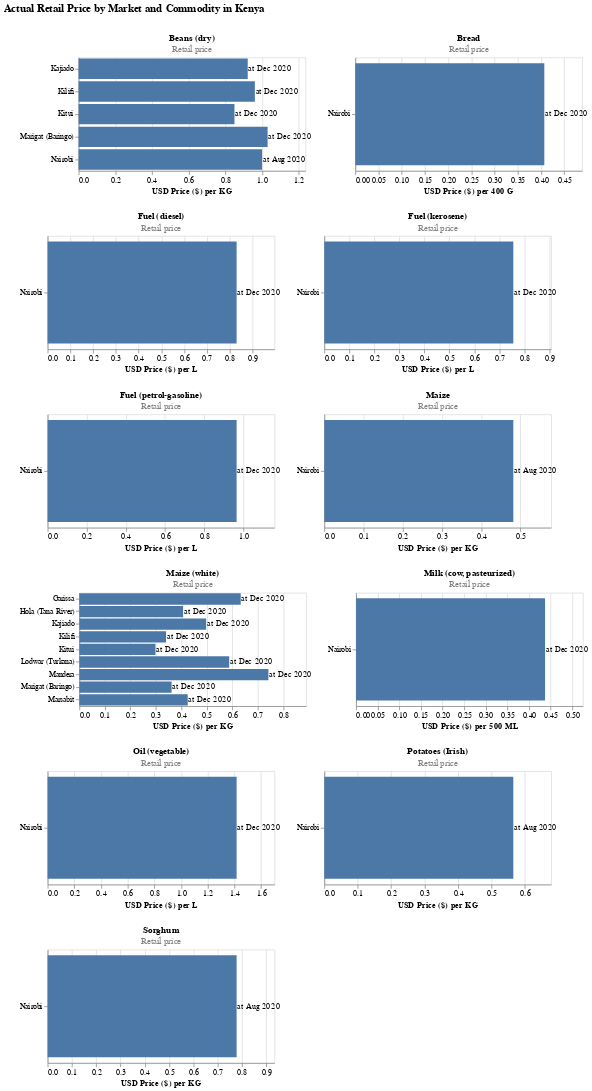

Notebook cell for this chart:
### Code cell
charts = create_bar_charts(food_prices_sbs, 'actual', 'Retail')
charts = [chart for chart in charts if chart != -1] # removing the 
compound_chart = facet_wrap(charts, plots_per_row=2) 
compound_chart.properties(
    title = {'text': 'Actual Retail Price by Market and Commodity in Kenya',
            'fontSize': 14})

### Figure 1 — Vega-Lite specification as saved in the notebook (floating-point values rounded to 4 significant figures)
{"config": {"view": {"continuousWidth": 400, "continuousHeight": 300}}, "vconcat": [{"hconcat": []}, {"hconcat": [{"vconcat": []}, {"layer": [{"mark": "bar", "encoding": {"x": {"field": "usdprice", "scale": {"domain": [0, 1.237]}, "title": "USD Price ($) per KG", "type": "quantitative"}, "y": {"field": "market", "sort": "-x", "title": "", "type": "nominal"}}}, {"mark": {"type": "text", "dx": 5, "text": "at"}, "encoding": {"x": {"field": "usdprice", "scale": {"domain": [0, 1.237]}, "title": "USD Price ($) per KG", "type": "quantitative"}, "y": {"field": "market", "sort": "-x", "title": "", "type": "nominal"}}}, {"mark": {"type": "text", "dx": 35}, "encoding": {"text": {"field": "date", "timeUnit": "yearmonth", "type": "temporal"}, "x": {"field": "usdprice", "scale": {"domain": [0, 1.237]}, "title": "USD Price ($) per KG", "type": "quantitative"}, "y": {"field": "market", "sort": "-x", "title": "", "type": "nominal"}}}], "data": {"name": "data-9a3e207b51ab0753573884a82460cdcb"}, "height": 150, "title": {"text": "Beans (dry)", "fontSize": 12, "subtitle": "Retail price", "subtitleColor": "gray"}, "width": 300}, {"layer": [{"mark": "bar", "encoding": {"x": {"field": "usdprice", "scale": {"domain": [0, 0.4883]}, "title": "USD Price ($) per 400 G", "type": "quantitative"}, "y": {"field": "market", "sort": "-x", "title": "", "type": "nominal"}}}, {"mark": {"type": "text", "dx": 5, "text": "at"}, "encoding": {"x": {"field": "usdprice", "scale": {"domain": [0, 0.4883]}, "title": "USD Price ($) per 400 G", "type": "quantitative"}, "y": {"field": "market", "sort": "-x", "title": "", "type": "nominal"}}}, {"mark": {"type": "text", "dx": 35}, "encoding": {"text": {"field": "date", "timeUnit": "yearmonth", "type": "temporal"}, "x": {"field": "usdprice", "scale": {"domain": [0, 0.4883]}, "title": "USD Price ($) per 400 G", "type": "quantitative"}, "y": {"field": "market", "sort": "-x", "title": "", "type": "nominal"}}}], "data": {"name": "data-650d8bd02a144adee5547f5dd2417ae0"}, "height": 150, "title": {"text": "Bread", "fontSize": 12, "subtitle": "Retail price", "subtitleColor": "gray"}, "width": 300}]}, {"hconcat": [{"vconcat": []}, {"layer": [{"mark": "bar", "encoding": {"x": {"field": "usdprice", "scale": {"domain": [0, 0.9962]}, "title": "USD Price ($) per L", "type": "quantitative"}, "y": {"field": "market", "sort": "-x", "title": "", "type": "nominal"}}}, {"mark": {"type": "text", "dx": 5, "text": "at"}, "encoding": {"x": {"field": "usdprice", "scale": {"domain": [0, 0.9962]}, "title": "USD Price ($) per L", "type": "quantitative"}, "y": {"field": "market", "sort": "-x", "title": "", "type": "nominal"}}}, {"mark": {"type": "text", "dx": 35}, "encoding": {"text": {"field": "date", "timeUnit": "yearmonth", "type": "temporal"}, "x": {"field": "usdprice", "scale": {"domain": [0, 0.9962]}, "title": "USD Price ($) per L", "type": "quantitative"}, "y": {"field": "market", "sort": "-x", "title": "", "type": "nominal"}}}], "data": {"name": "data-4283294bb7794e343f37ea3ad029695a"}, "height": 150, "title": {"text": "Fuel (diesel)", "fontSize": 12, "subtitle": "Retail price", "subtitleColor": "gray"}, "width": 300}, {"layer": [{"mark": "bar", "encoding": {"x": {"field": "usdprice", "scale": {"domain": [0, 0.9066]}, "title": "USD Price ($) per L", "type": "quantitative"}, "y": {"field": "market", "sort": "-x", "title": "", "type": "nominal"}}}, {"mark": {"type": "text", "dx": 5, "text": "at"}, "encoding": {"x": {"field": "usdprice", "scale": {"domain": [0, 0.9066]}, "title": "USD Price ($) per L", "type": "quantitative"}, "y": {"field": "market", "sort": "-x", "title": "", "type": "nominal"}}}, {"mark": {"type": "text", "dx": 35}, "encoding": {"text": {"field": "date", "timeUnit": "yearmonth", "type": "temporal"}, "x": {"field": "usdprice", "scale": {"domain": [0, 0.9066]}, "title": "USD Price ($) per L", "type": "quantitative"}, "y": {"field": "market", "sort": "-x", "title": "", "type": "nominal"}}}], "data": {"name": "data-5e8678afda87057a61adaadcf3c25765"}, "height": 150, "title": {"text": "Fuel (kerosene)", "fontSize": 12, "subtitle": "Retail price", "subtitleColor": "gray"}, "width": 300}]}, {"hconcat": [{"vconcat": []}, {"layer": [{"mark": "bar", "encoding": {"x": {"field": "usdprice", "scale": {"domain": [0, 1.159]}, "title": "USD Price ($) per L", "type": "quantitative"}, "y": {"field": "market", "sort": "-x", "title": "", "type": "nominal"}}}, {"mark": {"type": "text", "dx": 5, "text": "at"}, "encoding": {"x": {"field": "usdprice", "scale": {"domain": [0, 1.159]}, "title": "USD Price ($) per L", "type": "quantitative"}, "y": {"field": "market", "sort": "-x", "title": "", "type": "nominal"}}}, {"mark": {"type": "text", "dx": 35}, "encoding": {"text": {"field": "date", "timeUnit": "yearmonth", "type": "temporal"}, "x": {"field": "usdprice", "scale": {"domain": [0, 1.159]}, "title": "USD Price ($) per L", "type": "quantitative"}, "y": {"field": "market", "sort": "-x", "title": "", "type": "nominal"}}}], "data": {"name": "data-28fd83b93600efc3089eb69589304439"}, "height": 150, "title": {"text": "Fuel (petrol-gasoline)", "fontSize": 12, "subtitle": "Retail price", "subtitleColor": "gray"}, "width": 300}, {"layer": [{"mark": "bar", "encoding": {"x": {"field": "usdprice", "scale": {"domain": [0, 0.578]}, "title": "USD Price ($) per KG", "type": "quantitative"}, "y": {"field": "market", "sort": "-x", "title": "", "type": "nominal"}}}, {"mark": {"type": "text", "dx": 5, "text": "at"}, "encoding": {"x": {"field": "usdprice", "scale": {"domain": [0, 0.578]}, "title": "USD Price ($) per KG", "type": "quantitative"}, "y": {"field": "market", "sort": "-x", "title": "", "type": "nominal"}}}, {"mark": {"type": "text", "dx": 35}, "encoding": {"text": {"field": "date", "timeUnit": "yearmonth", "type": "temporal"}, "x": {"field": "usdprice", "scale": {"domain": [0, 0.578]}, "title": "USD Price ($) per KG", "type": "quantitative"}, "y": {"field": "market", "sort": "-x", "title": "", "type": "nominal"}}}], "data": {"name": "data-d023d46720c7786b653a292f6e3c223a"}, "height": 150, "title": {"text": "Maize", "fontSize": 12, "subtitle": "Retail price", "subtitleColor": "gray"}, "width": 300}]}, {"hconcat": [{"vconcat": []}, {"layer": [{"mark": "bar", "encoding": {"x": {"field": "usdprice", "scale": {"domain": [0, 0.8897]}, "title": "USD Price ($) per KG", "type": "quantitative"}, "y": {"field": "market", "sort": "-x", "title": "", "type": "nominal"}}}, {"mark": {"type": "text", "dx": 5, "text": "at"}, "encoding": {"x": {"field": "usdprice", "scale": {"domain": [0, 0.8897]}, "title": "USD Price ($) per KG", "type": "quantitative"}, "y": {"field": "market", "sort": "-x", "title": "", "type": "nominal"}}}, {"mark": {"type": "text", "dx": 35}, "encoding": {"text": {"field": "date", "timeUnit": "yearmonth", "type": "temporal"}, "x": {"field": "usdprice", "scale": {"domain": [0, 0.8897]}, "title": "USD Price ($) per KG", "type": "quantitative"}, "y": {"field": "market", "sort": "-x", "title": "", "type": "nominal"}}}], "data": {"name": "data-a0b8849b7e5b4447f40e23a17fc5be28"}, "height": 150, "title": {"text": "Maize (white)", "fontSize": 12, "subtitle": "Retail price", "subtitleColor": "gray"}, "width": 300}, {"layer": [{"mark": "bar", "encoding": {"x": {"field": "usdprice", "scale": {"domain": [0, 0.5246]}, "title": "USD Price ($) per 500 ML", "type": "quantitative"}, "y": {"field": "market", "sort": "-x", "title": "", "type": "nominal"}}}, {"mark": {"type": "text", "dx": 5, "text": "at"}, "encoding": {"x": {"field": "usdprice", "scale": {"domain": [0, 0.5246]}, "title": "USD Price ($) per 500 ML", "type": "quantitative"}, "y": {"field": "market", "sort": "-x", "title": "", "type": "nominal"}}}, {"mark": {"type": "text", "dx": 35}, "encoding": {"text": {"field": "date", "timeUnit": "yearmonth", "type": "temporal"}, "x": {"field": "usdprice", "scale": {"domain": [0, 0.5246]}, "title": "USD Price ($) per 500 ML", "type": "quantitative"}, "y": {"field": "market", "sort": "-x", "title": "", "type": "nominal"}}}], "data": {"name": "data-2d96b880a4f7e79376956ab8a0bd63e9"}, "height": 150, "title": {"text": "Milk (cow, pasteurized)", "fontSize": 12, "subtitle": "Retail price", "subtitleColor": "gray"}, "width": 300}]}, {"hconcat": [{"vconcat": []}, {"layer": [{"mark": "bar", "encoding": {"x": {"field": "usdprice", "scale": {"domain": [0, 1.699]}, "title": "USD Price ($) per L", "type": "quantitative"}, "y": {"field": "market", "sort": "-x", "title": "", "type": "nominal"}}}, {"mark": {"type": "text", "dx": 5, "text": "at"}, "encoding": {"x": {"field": "usdprice", "scale": {"domain": [0, 1.699]}, "title": "USD Price ($) per L", "type": "quantitative"}, "y": {"field": "market", "sort": "-x", "title": "", "type": "nominal"}}}, {"mark": {"type": "text", "dx": 35}, "encoding": {"text": {"field": "date", "timeUnit": "yearmonth", "type": "temporal"}, "x": {"field": "usdprice", "scale": {"domain": [0, 1.699]}, "title": "USD Price ($) per L", "type": "quantitative"}, "y": {"field": "market", "sort": "-x", "title": "", "type": "nominal"}}}], "data": {"name": "data-93a7d2edd6d70e3264b614a4504abf0d"}, "height": 150, "title": {"text": "Oil (vegetable)", "fontSize": 12, "subtitle": "Retail price", "subtitleColor": "gray"}, "width": 300}, {"layer": [{"mark": "bar", "encoding": {"x": {"field": "usdprice", "scale": {"domain": [0, 0.6781]}, "title": "USD Price ($) per KG", "type": "quantitative"}, "y": {"field": "market", "sort": "-x", "title": "", "type": "nominal"}}}, {"mark": {"type": "text", "dx": 5, "text": "at"}, "encoding": {"x": {"field": "usdprice", "scale": {"domain": [0, 0.6781]}, "title": "USD Price ($) per KG", "type": "quantitative"}, "y": {"field": "market", "sort": "-x", "title": "", "type": "nominal"}}}, {"mark": {"type": "text", "dx": 35}, "encoding": {"text": {"field": "date", "timeUnit": "yearmonth", "type": "temporal"}, "x": {"field": "usdprice", "scale": {"domain": [0, 0.6781]}, "title": "USD Price ($) per KG", "type": "quantitative"}, "y": {"field": "market", "sort": "-x", "title": "", "type": "nominal"}}}], "data": {"name": "data-e5cde96f8f52a3ca527556c6bab8a032"}, "height": 150, "title": {"text": "Potatoes (Irish)", "fontSize": 12, "subtitle": "Retail price", "subtitleColor": "gray"}, "width": 300}]}, {"hconcat": [{"vconcat": []}, {"layer": [{"mark": "bar", "encoding": {"x": {"field": "usdprice", "scale": {"domain": [0, 0.9337]}, "title": "USD Price ($) per KG", "type": "quantitative"}, "y": {"field": "market", "sort": "-x", "title": "", "type": "nominal"}}}, {"mark": {"type": "text", "dx": 5, "text": "at"}, "encoding": {"x": {"field": "usdprice", "scale": {"domain": [0, 0.9337]}, "title": "USD Price ($) per KG", "type": "quantitative"}, "y": {"field": "market", "sort": "-x", "title": "", "type": "nominal"}}}, {"mark": {"type": "text", "dx": 35}, "encoding": {"text": {"field": "date", "timeUnit": "yearmonth", "type": "temporal"}, "x": {"field": "usdprice", "scale": {"domain": [0, 0.9337]}, "title": "USD Price ($) per KG", "type": "quantitative"}, "y": {"field": "market", "sort": "-x", "title": "", "type": "nominal"}}}], "data": {"name": "data-b9a3d3e95dd8de5cfd109a1e76c61155"}, "height": 150, "title": {"text": "Sorghum", "fontSize": 12, "subtitle": "Retail price", "subtitleColor": "gray"}, "width": 300}]}], "title": {"text": "Actual Retail Price by Market and Commodity in Kenya", "fontSize": 14}, "$schema": "https://vega.github.io/schema/vega-lite/v4.17.0.json", "datasets": {"data-9a3e207b51ab0753573884a82460cdcb": [{"date": "2020-08-15T00:00:00", "admin1": "Nairobi", "admin2": "Nairobi", "market": "Nairobi", "latitude": "-1.283333", "longitude": "36.816667", "category": "pulses and nuts", "commodity": "Beans (dry)", "unit": "KG", "priceflag": "actual", "pricetype": "Retail", "currency": "KES", "price": 108.0, "usdprice": 1.0}, {"date": "2020-12-15T00:00:00", "admin1": "Coast", "admin2": "Kilifi", "market": "Kilifi", "latitude": "-3.6301", "longitude": "39.85113", "category": "pulses and nuts", "commodity": "Beans (dry)", "unit": "KG", "priceflag": "actual", "pricetype": "Retail", "currency": "KES", "price": 106.3, "usdprice": 0.9611}, {"date": "2020-12-15T00:00:00", "admin1": "Eastern", "admin2": "Kitui", "market": "Kitui", "latitude": "-1.366667", "longitude": "38.016667", "category": "pulses and nuts", "commodity": "Beans (dry)", "unit": "KG", "priceflag": "actual", "pricetype": "Retail", "currency": "KES", "price": 94.0, "usdprice": 0.8499}, {"date": "2020-12-15T00:00:00", "admin1": "Rift Valley", "admin2": "Baringo", "market": "Marigat (Baringo)", "latitude": "0.4647", "longitude": "35.96007", "category": "pulses and nuts", "commodity": "Beans (dry)", "unit": "KG", "priceflag": "actual", "pricetype": "Retail", "currency": "KES", "price": 114.0, "usdprice": 1.031}, {"date": "2020-12-15T00:00:00", "admin1": "Rift Valley", "admin2": "Kajiado", "market": "Kajiado", "latitude": "-1.84153", "longitude": "36.7913", "category": "pulses and nuts", "commodity": "Beans (dry)", "unit": "KG", "priceflag": "actual", "pricetype": "Retail", "currency": "KES", "price": 102.0, "usdprice": 0.9222}], "data-650d8bd02a144adee5547f5dd2417ae0": [{"date": "2020-12-15T00:00:00", "admin1": "Nairobi", "admin2": "Nairobi", "market": "Nairobi", "latitude": "-1.283333", "longitude": "36.816667", "category": "cereals and tubers", "commodity": "Bread", "unit": "400 G", "priceflag": "actual", "pricetype": "Retail", "currency": "KES", "price": 45.0, "usdprice": 0.4069}], "data-4283294bb7794e343f37ea3ad029695a": [{"date": "2020-12-15T00:00:00", "admin1": "Nairobi", "admin2": "Nairobi", "market": "Nairobi", "latitude": "-1.283333", "longitude": "36.816667", "category": "non-food", "commodity": "Fuel (diesel)", "unit": "L", "priceflag": "actual", "pricetype": "Retail", "currency": "KES", "price": 91.82, "usdprice": 0.8302}], "data-5e8678afda87057a61adaadcf3c25765": [{"date": "2020-12-15T00:00:00", "admin1": "Nairobi", "admin2": "Nairobi", "market": "Nairobi", "latitude": "-1.283333", "longitude": "36.816667", "category": "non-food", "commodity": "Fuel (kerosene)", "unit": "L", "priceflag": "actual", "pricetype": "Retail", "currency": "KES", "price": 83.56, "usdprice": 0.7555}], "data-28fd83b93600efc3089eb69589304439": [{"date": "2020-12-15T00:00:00", "admin1": "Nairobi", "admin2": "Nairobi", "market": "Nairobi", "latitude": "-1.283333", "longitude": "36.816667", "category": "non-food", "commodity": "Fuel (petrol-gasoline)", "unit": "L", "priceflag": "actual", "pricetype": "Retail", "currency": "KES", "price": 106.8, "usdprice": 0.9658}], "data-d023d46720c7786b653a292f6e3c223a": [{"date": "2020-08-15T00:00:00", "admin1": "Nairobi", "admin2": "Nairobi", "market": "Nairobi", "latitude": "-1.283333", "longitude": "36.816667", "category": "cereals and tubers", "commodity": "Maize", "unit": "KG", "priceflag": "actual", "pricetype": "Retail", "currency": "KES", "price": 52.0, "usdprice": 0.4817}], "data-a0b8849b7e5b4447f40e23a17fc5be28": [{"date": "2020-12-15T00:00:00", "admin1": "Coast", "admin2": "Kilifi", "market": "Kilifi", "latitude": "-3.6301", "longitude": "39.85113", "category": "cereals and tubers", "commodity": "Maize (white)", "unit": "KG", "priceflag": "actual", "pricetype": "Retail", "currency": "KES", "price": 37.6, "usdprice": 0.34}, {"date": "2020-12-15T00:00:00", "admin1": "Coast", "admin2": "Tana River", "market": "Hola (Tana River)", "latitude": "-1.5039143", "longitude": "40.0274159", "category": "cereals and tubers", "commodity": "Maize (white)", "unit": "KG", "priceflag": "actual", "pricetype": "Retail", "currency": "KES", "price": 45.0, "usdprice": 0.4069}, {"date": "2020-12-15T00:00:00", "admin1": "Eastern", "admin2": "Kitui", "market": "Kitui", "latitude": "-1.366667", "longitude": "38.016667", "category": "cereals and tubers", "commodity": "Maize (white)", "unit": "KG", "priceflag": "actual", "pricetype": "Retail", "currency": "KES", "price": 33.0, "usdprice": 0.2984}, {"date": "2020-12-15T00:00:00", "admin1": "Eastern", "admin2": "Marsabit", "market": "Marsabit", "latitude": "2.333333", "longitude": "37.983333", "category": "cereals and tubers", "commodity": "Maize (white)", "unit": "KG", "priceflag": "actual", "pricetype": "Retail", "currency": "KES", "price": 47.0, "usdprice": 0.425}, {"date": "2020-12-15T00:00:00", "admin1": "North Eastern", "admin2": "Garissa", "market": "Garissa", "latitude": "-0.4564", "longitude": "39.64603", "category": "cereals and tubers", "commodity": "Maize (white)", "unit": "KG", "priceflag": "actual", "pricetype": "Retail", "currency": "KES", "price": 70.0, "usdprice": 0.6329}, {"date": "2020-12-15T00:00:00", "admin1": "North Eastern", "admin2": "Mandera", "market": "Mandera", "latitude": "3.936804", "longitude": "41.858383", "category": "cereals and tubers", "commodity": "Maize (white)", "unit": "KG", "priceflag": "actual", "pricetype": "Retail", "currency": "KES", "price": 82.0, "usdprice": 0.7414}, {"date": "2020-12-15T00:00:00", "admin1": "Rift Valley", "admin2": "Baringo", "market": "Marigat (Baringo)", "latitude": "0.4647", "longitude": "35.96007", "category": "cereals and tubers", "commodity": "Maize (white)", "unit": "KG", "priceflag": "actual", "pricetype": "Retail", "currency": "KES", "price": 40.0, "usdprice": 0.3617}, {"date": "2020-12-15T00:00:00", "admin1": "Rift Valley", "admin2": "Kajiado", "market": "Kajiado", "latitude": "-1.84153", "longitude": "36.7913", "category": "cereals and tubers", "commodity": "Maize (white)", "unit": "KG", "priceflag": "actual", "pricetype": "Retail", "currency": "KES", "price": 55.0, "usdprice": 0.4973}, {"date": "2020-12-15T00:00:00", "admin1": "Rift Valley", "admin2": "Turkana", "market": "Lodwar (Turkana)", "latitude": "3.116667", "longitude": "35.6", "category": "cereals and tubers", "commodity": "Maize (white)", "unit": "KG", "priceflag": "actual", "pricetype": "Retail", "currency": "KES", "price": 65.0, "usdprice": 0.5877}], "data-2d96b880a4f7e79376956ab8a0bd63e9": [{"date": "2020-12-15T00:00:00", "admin1": "Nairobi", "admin2": "Nairobi", "market": "Nairobi", "latitude": "-1.283333", "longitude": "36.816667", "category": "milk and dairy", "commodity": "Milk (cow, pasteurized)", "unit": "500 ML", "priceflag": "actual", "pricetype": "Retail", "currency": "KES", "price": 48.35, "usdprice": 0.4372}], "data-93a7d2edd6d70e3264b614a4504abf0d": [{"date": "2020-12-15T00:00:00", "admin1": "Nairobi", "admin2": "Nairobi", "market": "Nairobi", "latitude": "-1.283333", "longitude": "36.816667", "category": "oil and fats", "commodity": "Oil (vegetable)", "unit": "L", "priceflag": "actual", "pricetype": "Retail", "currency": "KES", "price": 156.6, "usdprice": 1.416}], "data-e5cde96f8f52a3ca527556c6bab8a032": [{"date": "2020-08-15T00:00:00", "admin1": "Nairobi", "admin2": "Nairobi", "market": "Nairobi", "latitude": "-1.283333", "longitude": "36.816667", "category": "cereals and tubers", "commodity": "Potatoes (Irish)", "unit": "KG", "priceflag": "actual", "pricetype": "Retail", "currency": "KES", "price": 61.0, "usdprice": 0.5651}], "data-b9a3d3e95dd8de5cfd109a1e76c61155": [{"date": "2020-08-15T00:00:00", "admin1": "Nairobi", "admin2": "Nairobi", "market": "Nairobi", "latitude": "-1.283333", "longitude": "36.816667", "category": "cereals and tubers", "commodity": "Sorghum", "unit": "KG", "priceflag": "actual", "pricetype": "Retail", "currency": "KES", "price": 84.0, "usdprice": 0.7781}]}}
